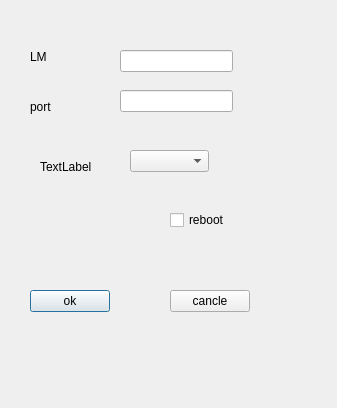
<?xml version="1.0" encoding="UTF-8"?>
<ui version="4.0">
 <class>Dialog</class>
 <widget class="QDialog" name="Dialog">
  <property name="geometry">
   <rect>
    <x>0</x>
    <y>0</y>
    <width>337</width>
    <height>408</height>
   </rect>
  </property>
  <property name="windowTitle">
   <string>Dialog</string>
  </property>
  <widget class="QPushButton" name="pushButton">
   <property name="geometry">
    <rect>
     <x>30</x>
     <y>290</y>
     <width>80</width>
     <height>22</height>
    </rect>
   </property>
   <property name="text">
    <string>ok</string>
   </property>
  </widget>
  <widget class="QPushButton" name="pushButton_2">
   <property name="geometry">
    <rect>
     <x>170</x>
     <y>290</y>
     <width>80</width>
     <height>22</height>
    </rect>
   </property>
   <property name="text">
    <string>cancle</string>
   </property>
  </widget>
  <widget class="QLabel" name="label">
   <property name="geometry">
    <rect>
     <x>30</x>
     <y>50</y>
     <width>57</width>
     <height>14</height>
    </rect>
   </property>
   <property name="text">
    <string>LM</string>
   </property>
  </widget>
  <widget class="QLabel" name="label_2">
   <property name="geometry">
    <rect>
     <x>30</x>
     <y>100</y>
     <width>57</width>
     <height>14</height>
    </rect>
   </property>
   <property name="text">
    <string>port</string>
   </property>
  </widget>
  <widget class="QLineEdit" name="lineEdit">
   <property name="geometry">
    <rect>
     <x>120</x>
     <y>50</y>
     <width>113</width>
     <height>22</height>
    </rect>
   </property>
  </widget>
  <widget class="QLineEdit" name="lineEdit_2">
   <property name="geometry">
    <rect>
     <x>120</x>
     <y>90</y>
     <width>113</width>
     <height>22</height>
    </rect>
   </property>
  </widget>
  <widget class="QComboBox" name="comboBox">
   <property name="geometry">
    <rect>
     <x>130</x>
     <y>150</y>
     <width>79</width>
     <height>22</height>
    </rect>
   </property>
  </widget>
  <widget class="QLabel" name="label_3">
   <property name="geometry">
    <rect>
     <x>40</x>
     <y>160</y>
     <width>57</width>
     <height>14</height>
    </rect>
   </property>
   <property name="text">
    <string>TextLabel</string>
   </property>
  </widget>
  <widget class="QCheckBox" name="checkBox">
   <property name="geometry">
    <rect>
     <x>170</x>
     <y>210</y>
     <width>71</width>
     <height>20</height>
    </rect>
   </property>
   <property name="text">
    <string>reboot</string>
   </property>
  </widget>
 </widget>
 <resources/>
 <connections/>
</ui>
